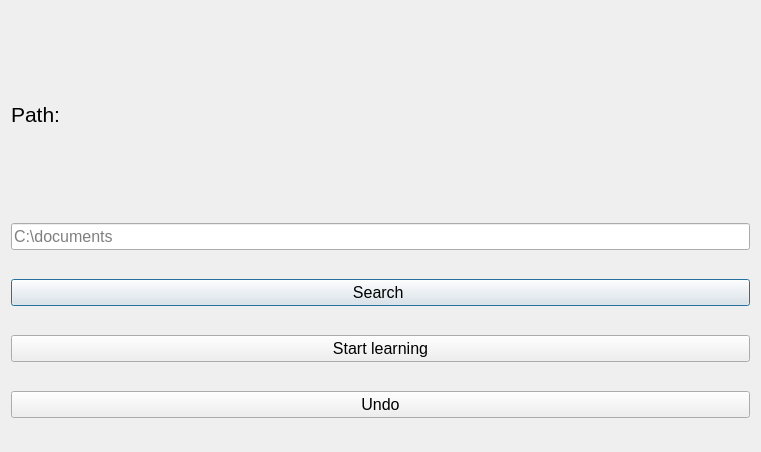
<?xml version="1.0" encoding="UTF-8"?>
<ui version="4.0">
 <class>Dialog</class>
 <widget class="QDialog" name="Dialog">
  <property name="geometry">
   <rect>
    <x>0</x>
    <y>0</y>
    <width>761</width>
    <height>452</height>
   </rect>
  </property>
  <property name="windowTitle">
   <string>Dialog</string>
  </property>
  <layout class="QVBoxLayout" name="verticalLayout">
   <item>
    <widget class="QLabel" name="label">
     <property name="enabled">
      <bool>true</bool>
     </property>
     <property name="minimumSize">
      <size>
       <width>739</width>
       <height>0</height>
      </size>
     </property>
     <property name="maximumSize">
      <size>
       <width>500</width>
       <height>160</height>
      </size>
     </property>
     <property name="font">
      <font>
       <pointsize>16</pointsize>
       <strikeout>false</strikeout>
       <kerning>true</kerning>
      </font>
     </property>
     <property name="cursor">
      <cursorShape>ArrowCursor</cursorShape>
     </property>
     <property name="mouseTracking">
      <bool>false</bool>
     </property>
     <property name="text">
      <string>Path:</string>
     </property>
    </widget>
   </item>
   <item>
    <widget class="QLineEdit" name="lineEdit">
     <property name="font">
      <font>
       <pointsize>12</pointsize>
      </font>
     </property>
     <property name="placeholderText">
      <string>C:\documents</string>
     </property>
    </widget>
   </item>
   <item>
    <widget class="QPushButton" name="pushButton">
     <property name="font">
      <font>
       <pointsize>12</pointsize>
      </font>
     </property>
     <property name="text">
      <string>Search </string>
     </property>
    </widget>
   </item>
   <item>
    <widget class="QPushButton" name="Start">
     <property name="font">
      <font>
       <pointsize>12</pointsize>
      </font>
     </property>
     <property name="text">
      <string>Start learning</string>
     </property>
    </widget>
   </item>
   <item>
    <widget class="QPushButton" name="Undo">
     <property name="font">
      <font>
       <pointsize>12</pointsize>
      </font>
     </property>
     <property name="text">
      <string>Undo</string>
     </property>
    </widget>
   </item>
  </layout>
 </widget>
 <resources/>
 <connections/>
</ui>
